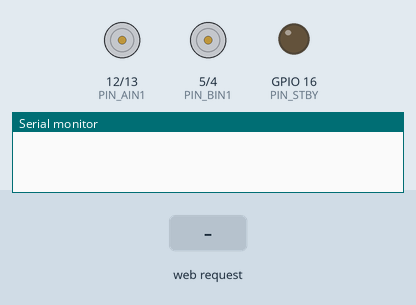
Recording of a sketch running on a simulated ESP8266 (NodeMCU). Parts: motor-driver pin pairs drawn as motors (green arrow = first pin HIGH = forward, orange = second pin HIGH = backward, longer = more drive, scaled by the enable pin, stopped while the standby pin is LOW), output pins drawn as LEDs (lit = HIGH), the last lines printed to the serial monitor. Inputs (shaded band) come from the test bench. Storage starts empty.

Above: at 0.0 s.
At 1.3 s:
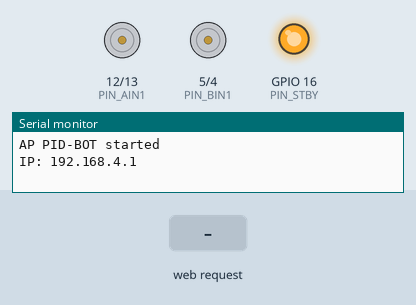
1.4 s: HTTP request GET /mode?value=pid received
At 2.1 s:
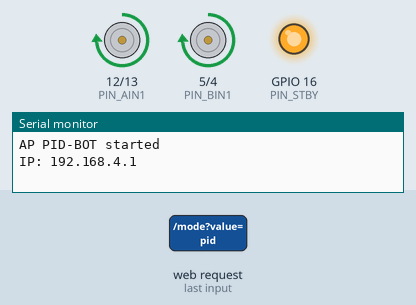
2.9 s: HTTP request GET /move?dir=B received
Timing chart, 0 to 5.9 s (numbered marks = the images above; inputs shaded):
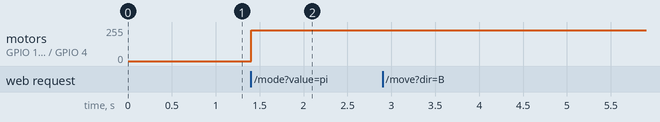

The sketch:

main.ino
```cpp
/*
  PID+Bot firmware (single-file sketch)
  - Serves dashboard from SPIFFS at 192.168.4.1
  - HTTP GET endpoints (no WebSockets):
      /mode?value=manual|pid
      /move?dir=F|B|L|R|S
      /pid?kp=..&ki=..&kd=..
      /accel?enable=1|0
      /telemetry  (JSON placeholders)
  - Motor driver: TB6612FNG (dual H-bridge)
  - Compatible with ESP8266 and ESP32 cores

  Notes:
  - Place `index.html` in SPIFFS/LittleFS before uploading or use the Arduino "Upload File System" tool.
  - Adjust pin mapping below to match your wiring to TB6612FNG.

  Created to work as a minimal, low-memory HTTP control surface for the mobile dashboard.
*/

#if defined(ESP8266)
#include <ESP8266WiFi.h>
#include <ESP8266WebServer.h>
#include <FS.h>
#include <SPIFFS.h>
typedef ESP8266WebServer WebServerClass;
#else
#include <WiFi.h>
#include <WebServer.h>
#include <SPIFFS.h>
typedef WebServer WebServerClass;
#endif

#include <ArduinoJson.h>

// -------------------- Configurable pins (change to match your wiring) --------------------
// TB6612FNG: AIN1/AIN2 -> control motor A direction, PWMA -> speed A
//              BIN1/BIN2 -> control motor B direction, PWMB -> speed B
//              STBY -> standby (active HIGH)

// Default pins for NodeMCU / generic ESP boards (example mapping)
const uint8_t PIN_AIN1 = 12; // D6 on many boards
const uint8_t PIN_AIN2 = 13; // D7
const uint8_t PIN_PWMA = 14; // D5 (PWM)

const uint8_t PIN_BIN1 = 5;  // D1
const uint8_t PIN_BIN2 = 4;  // D2
const uint8_t PIN_PWMB = 15; // D8 (PWM)

const uint8_t PIN_STBY = 16; // D0 - standby

// PWM limits: we will scale 0..255
const uint8_t MAX_PWM = 255;
const uint8_t BASE_SPEED_PWM = 230; // default base speed for PID mode (user can change in firmware)

// -------------------- Globals --------------------
WebServerClass server(80);

String apSSID = "PID-BOT";
String apPass = ""; // empty = open AP; set a password if desired

volatile bool accelEnabled = false;
volatile bool isPidMode = false;

// PID parameters
volatile float Kp = 1.0f;
volatile float Ki = 0.0f;
volatile float Kd = 0.0f;

// Telemetry placeholders
volatile int sensorL = 0;
volatile int sensorR = 0;
volatile float lastError = 0.0f;
volatile int motorLeftSpd = 0;
volatile int motorRightSpd = 0;
volatile float pidOutput = 0.0f;

// Mode enum-ish
enum MoveDir { DIR_STOP, DIR_FWD, DIR_BWD, DIR_LEFT, DIR_RIGHT };

// -------------------- Motor control helpers --------------------
void tbStandby(bool on){
  digitalWrite(PIN_STBY, on ? HIGH : LOW);
}

// low-level motor A/B control
void motorA(int pwm, bool forward){
  digitalWrite(PIN_AIN1, forward ? HIGH : LOW);
  digitalWrite(PIN_AIN2, forward ? LOW : HIGH);
#if defined(ESP8266)
  analogWrite(PIN_PWMA, pwm);
#else
  ledcWrite(0, pwm);
#endif
  motorLeftSpd = pwm;
}

void motorB(int pwm, bool forward){
  digitalWrite(PIN_BIN1, forward ? HIGH : LOW);
  digitalWrite(PIN_BIN2, forward ? LOW : HIGH);
#if defined(ESP8266)
  analogWrite(PIN_PWMB, pwm);
#else
  ledcWrite(1, pwm);
#endif
  motorRightSpd = pwm;
}

void motorsStop(){
  // Brake both motors by setting both direction pins low and 0 PWM
  digitalWrite(PIN_AIN1, LOW);
  digitalWrite(PIN_AIN2, LOW);
#if defined(ESP8266)
  analogWrite(PIN_PWMA, 0);
#else
  ledcWrite(0, 0);
#endif

  digitalWrite(PIN_BIN1, LOW);
  digitalWrite(PIN_BIN2, LOW);
#if defined(ESP8266)
  analogWrite(PIN_PWMB, 0);
#else
  ledcWrite(1, 0);
#endif

  motorLeftSpd = motorRightSpd = 0;
}

// High-level movement commands based on direction
void moveDirection(MoveDir dir){
  tbStandby(true);
  switch(dir){
    case DIR_FWD:
      motorA(BASE_SPEED_PWM, true);
      motorB(BASE_SPEED_PWM, true);
      break;
    case DIR_BWD:
      motorA(BASE_SPEED_PWM, false);
      motorB(BASE_SPEED_PWM, false);
      break;
    case DIR_LEFT:
      // left turn: left motor slow/back, right motor forward
      motorA(BASE_SPEED_PWM/2, false);
      motorB(BASE_SPEED_PWM, true);
      break;
    case DIR_RIGHT:
      motorA(BASE_SPEED_PWM, true);
      motorB(BASE_SPEED_PWM/2, false);
      break;
    case DIR_STOP:
    default:
      motorsStop();
  }
}

// -------------------- HTTP handlers --------------------
void handleRoot(){
  // Serve index.html from SPIFFS
  if(SPIFFS.exists("/index.html")){
    File f = SPIFFS.open("/index.html","r");
    server.streamFile(f, "text/html");
    f.close();
  } else {
    server.send(200, "text/plain", "Upload index.html to SPIFFS");
  }
}

void handleNotFound(){
  server.send(404, "text/plain", "Not found");
}

void handleMode(){
  if(!server.hasArg("value")) { server.send(400,"text/plain","missing value"); return; }
  String v = server.arg("value");
  if(v == "manual"){
    isPidMode = false;
    motorsStop();
  } else if(v == "pid"){
    isPidMode = true;
    // in PID mode we expect sensors to drive motors; here we set base speed
    // actual PID loop not implemented in this minimal example
    motorA(BASE_SPEED_PWM, true);
    motorB(BASE_SPEED_PWM, true);
  }
  server.send(200, "text/plain", "OK");
}

void handleMove(){
  if(!server.hasArg("dir")) { server.send(400,"text/plain","missing dir"); return; }
  String d = server.arg("dir");
  if(d == "F") moveDirection(DIR_FWD);
  else if(d == "B") moveDirection(DIR_BWD);
  else if(d == "L") moveDirection(DIR_LEFT);
  else if(d == "R") moveDirection(DIR_RIGHT);
  else moveDirection(DIR_STOP);
  server.send(200, "text/plain", "OK");
}

void handlePid(){
  bool changed = false;
  if(server.hasArg("kp")) { Kp = server.arg("kp").toFloat(); changed = true; }
  if(server.hasArg("ki")) { Ki = server.arg("ki").toFloat(); changed = true; }
  if(server.hasArg("kd")) { Kd = server.arg("kd").toFloat(); changed = true; }
  if(changed) server.send(200, "text/plain", "OK"); else server.send(400,"text/plain","missing params");
}

void handleAccel(){
  if(!server.hasArg("enable")) { server.send(400,"text/plain","missing enable"); return; }
  String v = server.arg("enable");
  accelEnabled = (v == "1");
  server.send(200, "text/plain", accelEnabled ? "ENABLED" : "DISABLED");
}

void handleTelemetry(){
  // Minimal JSON response for UI placeholders
  StaticJsonDocument<256> doc;
  doc["sL"] = sensorL;
  doc["sR"] = sensorR;
  doc["err"] = lastError;
  doc["spdL"] = motorLeftSpd;
  doc["spdR"] = motorRightSpd;
  doc["pidOut"] = pidOutput;
  String out;
  serializeJson(doc, out);
  server.send(200, "application/json", out);
}

// -------------------- Setup --------------------
void setupFileSystem(){
  if(!SPIFFS.begin(true)){
    // failed to mount
  }
}

void setupPins(){
  pinMode(PIN_AIN1, OUTPUT);
  pinMode(PIN_AIN2, OUTPUT);
  pinMode(PIN_BIN1, OUTPUT);
  pinMode(PIN_BIN2, OUTPUT);
  pinMode(PIN_STBY, OUTPUT);

#if defined(ESP8266)
  // ESP8266 analogWrite frequency uses pin-specific timers; just use analogWrite
  pinMode(PIN_PWMA, OUTPUT);
  pinMode(PIN_PWMB, OUTPUT);
#else
  // ESP32: use ledc channels for PWM
  ledcSetup(0, 20000, 8); // channel 0, 20kHz, 8-bit
  ledcAttachPin(PIN_PWMA, 0);
  ledcSetup(1, 20000, 8);
  ledcAttachPin(PIN_PWMB, 1);
#endif

  tbStandby(true);
  motorsStop();
}

void setupWiFiAP(){
  WiFi.mode(WIFI_AP);
  if(apPass.length()>0) WiFi.softAP(apSSID.c_str(), apPass.c_str());
  else WiFi.softAP(apSSID.c_str());
}

void setupServer(){
  server.on("/", handleRoot);
  server.onNotFound(handleNotFound);
  server.on("/mode", HTTP_GET, handleMode);
  server.on("/move", HTTP_GET, handleMove);
  server.on("/pid", HTTP_GET, handlePid);
  server.on("/accel", HTTP_GET, handleAccel);
  server.on("/telemetry", HTTP_GET, handleTelemetry);
  server.begin();
}

void setup(){
  Serial.begin(115200);
  delay(100);
  setupFileSystem();
  setupPins();
  setupWiFiAP();
  setupServer();
  Serial.println();
  Serial.print("AP "); Serial.print(apSSID); Serial.println(" started");
  Serial.println("IP: 192.168.4.1");
}

// -------------------- Main loop --------------------
unsigned long lastPidRun = 0;
void loop(){
  server.handleClient();

  // Placeholder PID loop: in real project, read sensors (line sensors, accel), compute error
  // and set motor PWMs accordingly. Keep loop lightweight.
  if(isPidMode){
    unsigned long now = millis();
    if(now - lastPidRun >= 50){ // 20Hz loop
      lastPidRun = now;
      // Read sensors here (ADC/digital) and compute pidOutput
      // Example placeholders (user should replace with real sensor reads):
      // sensorL = analogRead(A0); sensorR = analogRead(A1);
      float error = 0.0; // compute from sensors
      lastError = error;
      // PID compute (simple form)
      static float integ = 0, prev = 0;
      integ += error * 0.05; // dt ~50ms
      float deriv = (error - prev) / 0.05;
      pidOutput = Kp*error + Ki*integ + Kd*deriv;
      prev = error;

      // apply pidOutput to motors (map to pwm)
      int outL = constrain((int)(BASE_SPEED_PWM - pidOutput), 0, MAX_PWM);
      int outR = constrain((int)(BASE_SPEED_PWM + pidOutput), 0, MAX_PWM);
      // direction assumed forward for line follower; adapt as needed
      motorA(outL, true);
      motorB(outR, true);
    }
  }
}
```

Measured:
- after the input at 1.4 s, motor on GPIO 12 (PIN_AIN1) / GPIO 13 (PIN_AIN2), motor on GPIO 5 (PIN_BIN1) / GPIO 4 (PIN_BIN2): stopped → forward 230/255 at once
